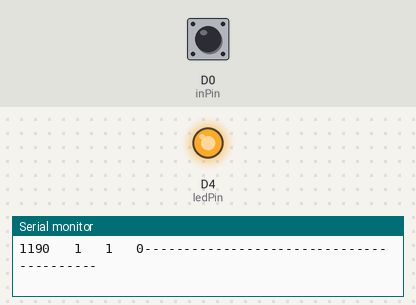
A sketch run on a simulated ESP8266 (NodeMCU). Parts: output pins drawn as LEDs (lit = HIGH), the last lines printed to the serial monitor. Dashed ring = blinking. The inputs (shaded band) are chosen by the test bench; at power-on: D0 (inPin) HIGH.

Above: at 1.2 s.
1.3 s: D0 (inPin) pulled LOW for 1 s
At 4.7 s:
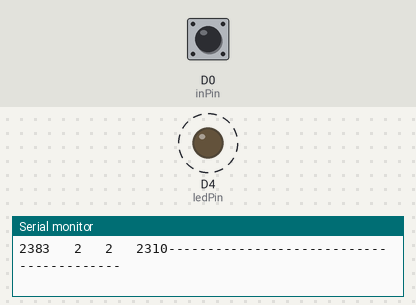
Timing chart, 0 to 11.3 s (numbered marks = the images above; inputs shaded):
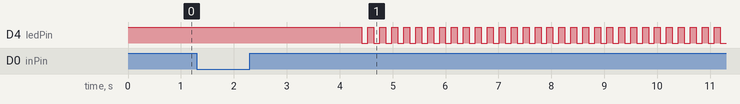

The sketch:

buttonFunctionBlock.ino
```cpp
int inPin = D0;  // the pin number for input (for me a push button)
int ledPin = D4;

boolean   currentButtonState;         // Current state of the button
boolean   previousButtonState = LOW;
uint32_t  millis_held;                // How long the button was held (milliseconds)
uint8_t   secs_held;                  // How long the button was held (seconds)
uint8_t   prev_secs_held;             // How long the button was held in the previous check
uint32_t  firstTime;                  // how long since the button was first pressed
boolean   output =              LOW;
boolean   toogleVariable =      LOW;

//LED-timer
boolean         ledState =                 LOW;
uint32_t        previousMillisLedTimer =   1;
uint32_t        currentMillisLedTimer =    1;
const uint16_t  intervalLedTimer =         1000;

void setup() {
  Serial.begin(38400);         // Use serial for debugging
  pinMode(ledPin, OUTPUT);
  pinMode(inPin, INPUT_PULLUP);
  //digitalWrite(inPin, LOW);  // Turn on 20k pullup resistors to simplify switch input
  digitalWrite(ledPin, HIGH); //Nem világít (SBU21)
}

void loop() {
  currentButtonState = digitalRead(inPin);
  currentMillisLedTimer = millis();

  ledBlink(Button(2), 100, ledPin);
  Serial.print(millis_held);
  Serial.print("   ");
  Serial.print(secs_held);
  Serial.print("   ");
  Serial.print(prev_secs_held);
  Serial.print("   ");
  Serial.print(firstTime);
  Serial.println("-----------------------------------------");
};
```

fb.ino
```cpp
boolean Button(uint8_t hold_time) {

  /*-----Szükséges globális változók:---------------
  boolean   currentButtonState;         // Current state of the button
  boolean   previousButtonState = LOW;
  uint32_t  millis_held;                // How long the button was held (milliseconds)
  uint8_t   secs_held;                  // How long the button was held (seconds)
  uint8_t   prev_secs_held;             // How long the button was held in the previous check
  uint32_t  firstTime;                  // how long since the button was first pressed
  boolean   output =              LOW;
  boolean   toogleVariable =      LOW;
  //------------------------------------------------
  Az alábbi sort, a Loop() első sorába kell rakni:

  currentButtonState = digitalRead(inPin);
  //------------------------------------------------*/


  if (currentButtonState == HIGH && previousButtonState == LOW && (millis() - firstTime) > 200) {
    firstTime = millis();
  }

  millis_held = (millis() - firstTime);
  secs_held = millis_held / 1000;

  if (millis_held > 50) {

    if (currentButtonState == LOW && secs_held > prev_secs_held) {
      secs_held =0;
      prev_secs_held = 0;
    };

    if (currentButtonState == HIGH) {

      if (secs_held >= hold_time && toogleVariable == LOW) {
        output = !output;
        toogleVariable = HIGH;
      };

      if (secs_held < hold_time && toogleVariable == HIGH) {
        output = !output;
        toogleVariable = LOW;
        secs_held =0;
        prev_secs_held = 0;
      };
    };
  };

  previousButtonState = currentButtonState;
  prev_secs_held = secs_held;
  return output;
};

void ledBlink(boolean enable, uint16_t lengthms, uint8_t pinnum){

  /*-----Szükséges globális változók:---------------
  boolean         ledState =                 LOW;
  uint32_t        previousMillisLedTimer =   1;
  uint32_t        currentMillisLedTimer =    1;
  const uint16_t  intervalLedTimer =         1000;
  //------------------------------------------------
  Az alábbi sort, a Loop() első sorába kell rakni:

  currentMillisLedTimer = millis();
  //------------------------------------------------*/

  if (enable == HIGH) {
    if (currentMillisLedTimer - previousMillisLedTimer >= lengthms) {
      previousMillisLedTimer = currentMillisLedTimer;

      if (ledState == LOW) {
        ledState = HIGH;
      } else {
        ledState = LOW;
      };
    };
  } else {
    previousMillisLedTimer = currentMillisLedTimer;
    ledState = HIGH;
  };

  digitalWrite(pinnum, ledState);
};
```
